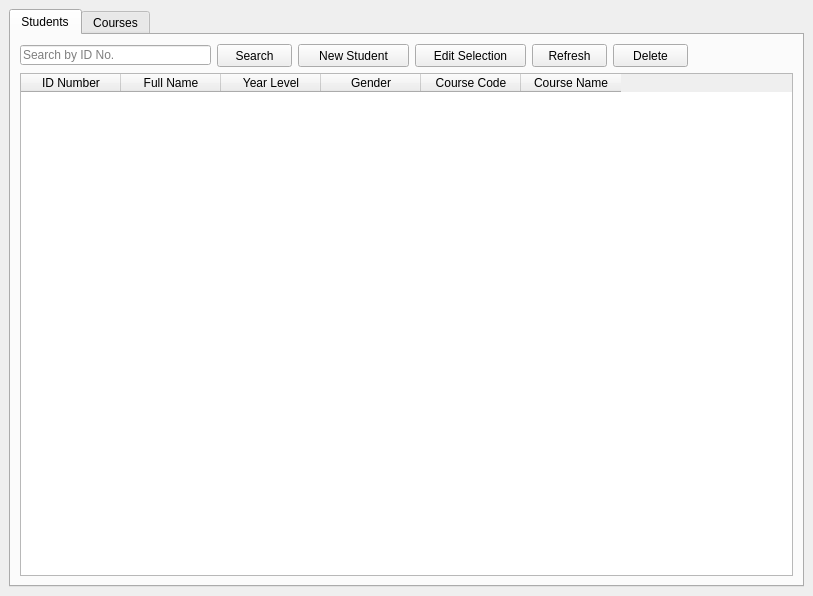
<?xml version="1.0" encoding="UTF-8"?>
<ui version="4.0">
 <class>MainWindow</class>
 <widget class="QMainWindow" name="MainWindow">
  <property name="geometry">
   <rect>
    <x>0</x>
    <y>0</y>
    <width>813</width>
    <height>596</height>
   </rect>
  </property>
  <property name="minimumSize">
   <size>
    <width>813</width>
    <height>596</height>
   </size>
  </property>
  <property name="windowTitle">
   <string>SISv2</string>
  </property>
  <widget class="QWidget" name="centralwidget">
   <layout class="QHBoxLayout" name="horizontalLayout">
    <item>
     <widget class="QTabWidget" name="tabWidget">
      <property name="currentIndex">
       <number>0</number>
      </property>
      <widget class="QWidget" name="student_tab">
       <attribute name="title">
        <string>Students</string>
       </attribute>
       <layout class="QGridLayout" name="gridLayout">
        <item row="0" column="0">
         <layout class="QHBoxLayout" name="horizontalLayout_2">
          <item>
           <widget class="QLineEdit" name="student_searchbar">
            <property name="minimumSize">
             <size>
              <width>191</width>
              <height>20</height>
             </size>
            </property>
            <property name="maximumSize">
             <size>
              <width>191</width>
              <height>20</height>
             </size>
            </property>
            <property name="placeholderText">
             <string>Search by ID No.</string>
            </property>
           </widget>
          </item>
          <item>
           <widget class="QPushButton" name="student_search">
            <property name="minimumSize">
             <size>
              <width>75</width>
              <height>23</height>
             </size>
            </property>
            <property name="maximumSize">
             <size>
              <width>75</width>
              <height>23</height>
             </size>
            </property>
            <property name="text">
             <string>Search</string>
            </property>
           </widget>
          </item>
          <item>
           <widget class="QPushButton" name="student_add">
            <property name="minimumSize">
             <size>
              <width>111</width>
              <height>23</height>
             </size>
            </property>
            <property name="maximumSize">
             <size>
              <width>111</width>
              <height>23</height>
             </size>
            </property>
            <property name="text">
             <string>New Student</string>
            </property>
           </widget>
          </item>
          <item>
           <widget class="QPushButton" name="student_edit">
            <property name="minimumSize">
             <size>
              <width>111</width>
              <height>23</height>
             </size>
            </property>
            <property name="maximumSize">
             <size>
              <width>111</width>
              <height>23</height>
             </size>
            </property>
            <property name="text">
             <string>Edit Selection</string>
            </property>
           </widget>
          </item>
          <item>
           <widget class="QPushButton" name="student_refresh">
            <property name="minimumSize">
             <size>
              <width>75</width>
              <height>23</height>
             </size>
            </property>
            <property name="maximumSize">
             <size>
              <width>75</width>
              <height>23</height>
             </size>
            </property>
            <property name="text">
             <string>Refresh</string>
            </property>
           </widget>
          </item>
          <item>
           <widget class="QPushButton" name="student_delete">
            <property name="minimumSize">
             <size>
              <width>75</width>
              <height>23</height>
             </size>
            </property>
            <property name="maximumSize">
             <size>
              <width>75</width>
              <height>23</height>
             </size>
            </property>
            <property name="text">
             <string>Delete</string>
            </property>
           </widget>
          </item>
          <item>
           <spacer name="horizontalSpacer">
            <property name="orientation">
             <enum>Qt::Horizontal</enum>
            </property>
            <property name="sizeHint" stdset="0">
             <size>
              <width>40</width>
              <height>20</height>
             </size>
            </property>
           </spacer>
          </item>
         </layout>
        </item>
        <item row="1" column="0">
         <widget class="QTableWidget" name="student_table">
          <property name="editTriggers">
           <set>QAbstractItemView::NoEditTriggers</set>
          </property>
          <column>
           <property name="text">
            <string>ID Number</string>
           </property>
          </column>
          <column>
           <property name="text">
            <string>Full Name</string>
           </property>
          </column>
          <column>
           <property name="text">
            <string>Year Level</string>
           </property>
          </column>
          <column>
           <property name="text">
            <string>Gender</string>
           </property>
          </column>
          <column>
           <property name="text">
            <string>Course Code</string>
           </property>
          </column>
          <column>
           <property name="text">
            <string>Course Name</string>
           </property>
          </column>
         </widget>
        </item>
       </layout>
      </widget>
      <widget class="QWidget" name="course_tab">
       <attribute name="title">
        <string>Courses</string>
       </attribute>
       <layout class="QGridLayout" name="gridLayout_2">
        <item row="0" column="0">
         <layout class="QHBoxLayout" name="horizontalLayout_3">
          <item>
           <widget class="QLineEdit" name="course_searchbar">
            <property name="minimumSize">
             <size>
              <width>161</width>
              <height>20</height>
             </size>
            </property>
            <property name="maximumSize">
             <size>
              <width>161</width>
              <height>20</height>
             </size>
            </property>
            <property name="placeholderText">
             <string>Search by Code</string>
            </property>
           </widget>
          </item>
          <item>
           <widget class="QPushButton" name="course_search">
            <property name="minimumSize">
             <size>
              <width>75</width>
              <height>23</height>
             </size>
            </property>
            <property name="maximumSize">
             <size>
              <width>75</width>
              <height>23</height>
             </size>
            </property>
            <property name="text">
             <string>Search</string>
            </property>
           </widget>
          </item>
          <item>
           <widget class="QPushButton" name="course_add">
            <property name="minimumSize">
             <size>
              <width>101</width>
              <height>23</height>
             </size>
            </property>
            <property name="maximumSize">
             <size>
              <width>101</width>
              <height>23</height>
             </size>
            </property>
            <property name="text">
             <string>Add Course</string>
            </property>
           </widget>
          </item>
          <item>
           <widget class="QPushButton" name="course_edit">
            <property name="minimumSize">
             <size>
              <width>75</width>
              <height>23</height>
             </size>
            </property>
            <property name="maximumSize">
             <size>
              <width>75</width>
              <height>23</height>
             </size>
            </property>
            <property name="text">
             <string>Edit</string>
            </property>
           </widget>
          </item>
          <item>
           <widget class="QPushButton" name="course_refresh">
            <property name="minimumSize">
             <size>
              <width>75</width>
              <height>23</height>
             </size>
            </property>
            <property name="maximumSize">
             <size>
              <width>75</width>
              <height>23</height>
             </size>
            </property>
            <property name="text">
             <string>Refresh</string>
            </property>
           </widget>
          </item>
          <item>
           <widget class="QPushButton" name="course_delete">
            <property name="minimumSize">
             <size>
              <width>75</width>
              <height>23</height>
             </size>
            </property>
            <property name="maximumSize">
             <size>
              <width>75</width>
              <height>23</height>
             </size>
            </property>
            <property name="text">
             <string>Delete</string>
            </property>
           </widget>
          </item>
          <item>
           <spacer name="horizontalSpacer_2">
            <property name="orientation">
             <enum>Qt::Horizontal</enum>
            </property>
            <property name="sizeHint" stdset="0">
             <size>
              <width>40</width>
              <height>20</height>
             </size>
            </property>
           </spacer>
          </item>
         </layout>
        </item>
        <item row="1" column="0">
         <widget class="QTableWidget" name="course_table">
          <property name="editTriggers">
           <set>QAbstractItemView::NoEditTriggers</set>
          </property>
          <column>
           <property name="text">
            <string>Course Code</string>
           </property>
          </column>
          <column>
           <property name="text">
            <string>Course Name</string>
           </property>
          </column>
         </widget>
        </item>
       </layout>
      </widget>
     </widget>
    </item>
   </layout>
  </widget>
 </widget>
 <resources/>
 <connections/>
</ui>
